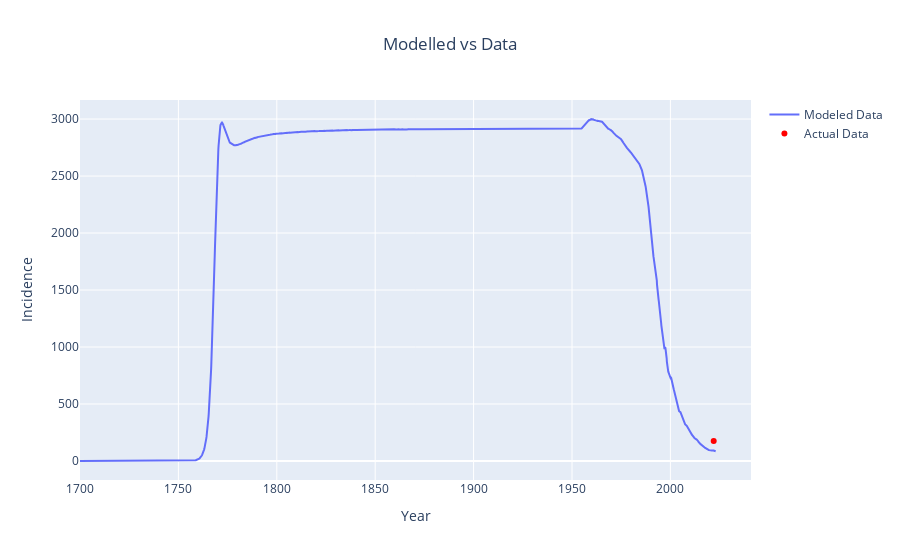

Write notebook code for a chart like this one.
### Code cell
plot_model_vs_actual(
    derived_df_0, incidence, "incidence", "Incidence", "Modelled vs Data"
)

### Figure 1 — Plotly figure (JSON) as saved in the notebook; plotly's stock layout.template omitted (floating-point values rounded to 4 significant figures; data arrays with more than 128 entries replaced by an {"elided": "..."} marker saying what was removed)
{"data": [{"mode": "lines", "name": "Modeled Data", "type": "scatter", "x": {"elided": "3231 float values"}, "y": {"elided": "3231 float values"}}, {"marker": {"color": "red"}, "mode": "markers", "name": "Actual Data", "type": "scatter", "x": [2022], "y": [176]}], "layout": {"title": {"text": "Modelled vs Data", "x": 0.5}, "xaxis": {"title": {"text": "Year"}}, "yaxis": {"title": {"text": "Incidence"}}}}
